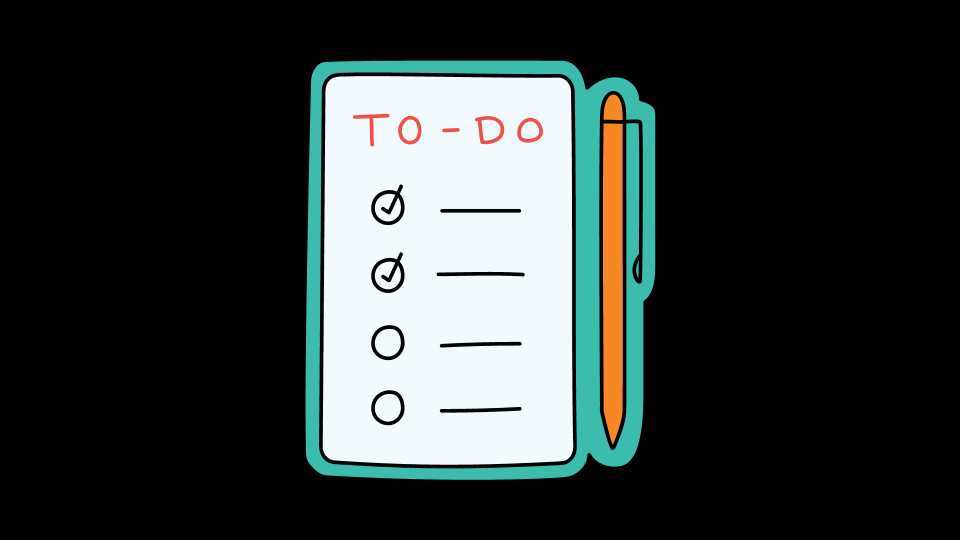
#> input picture 002-portfolio-website/images/1.png, 1920 x 1080 px, given in place of the camera (shown at 1/2 size)
$ python main.py
#> lines starting #> are read from the running program, lines starting #| are printed output that depends on the picture
import cv2
import glob
import os
import threading
from email  import send_email

capture = cv2.VideoCapture(0)

first_frame = None
status_list = []
count = 1

def clean_folder():
    images = glob.glob("images/*")
    for image in images:
        os.remove(image)

while True:
    status = 0
    check, frame = capture.read()
#> frame is the input picture: shape (1080, 1920, 3); mean B, G, R 55.2, 56.7, 49.9
    gray = cv2.cvtColor(frame, cv2.COLOR_BGR2GRAY)
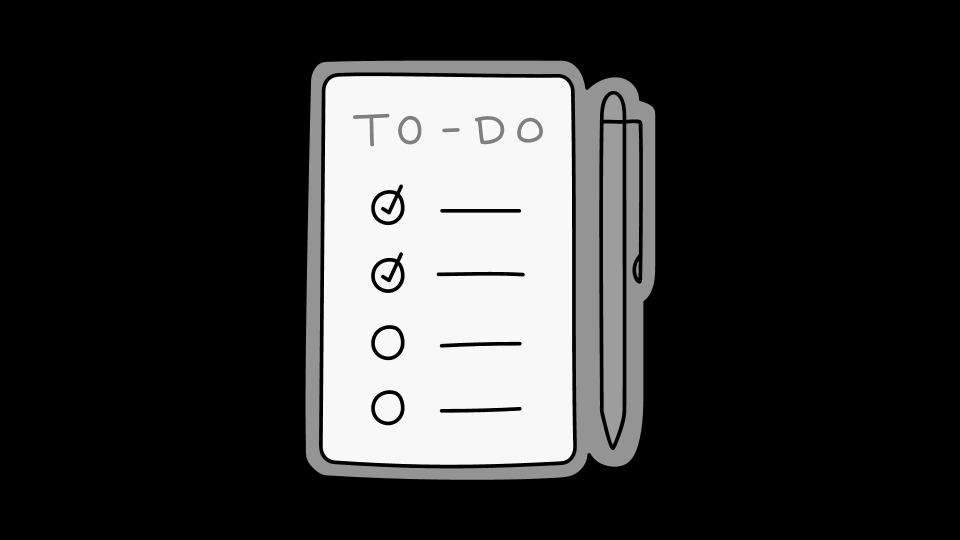
#> gray: shape (1080, 1920) (shown at 1/2 size); min 0, max 248, mean 54.5
    gray_gau = cv2.GaussianBlur(gray, (21, 21), 0)
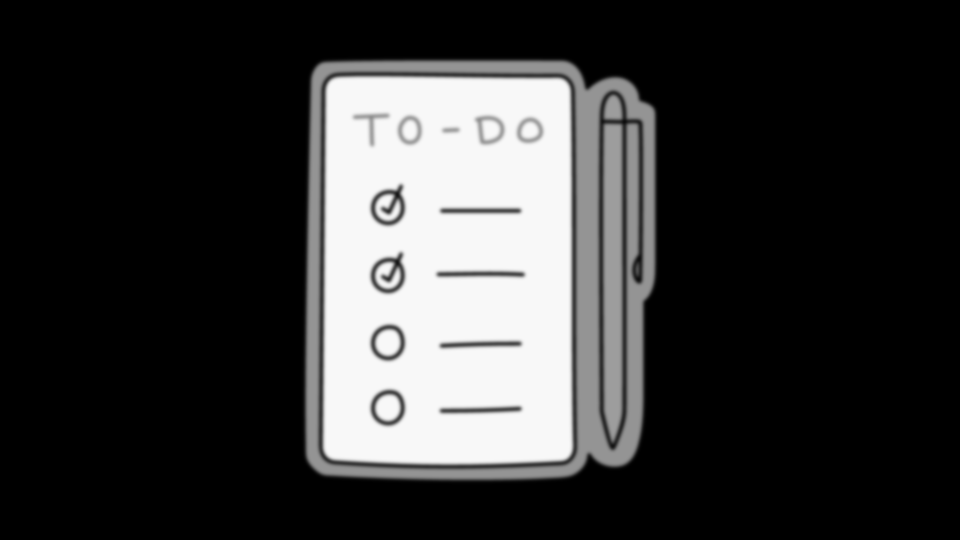
#> gray_gau: shape (1080, 1920) (shown at 1/2 size); min 0, max 248, mean 54.5
    if first_frame is None:
        first_frame = gray_gau

    delta_frame = cv2.absdiff(first_frame, gray_gau)
#> delta_frame: shape (1080, 1920); every value is 0
    cv2.threshold(delta_frame, 30, 255, cv2.THRESH_BINARY)[1]
    dil_frame = cv2.dilate(delta_frame, None, iterations=2)
    contours, _ = cv2.findContours(dil_frame, cv2.RETR_EXTERNAL, cv2.CHAIN_APPROX_SIMPLE)
#> contours = []

    for contour in contours:
        if cv2.contourArea(contour) < 5000:
            continue
        x, y, w, h = cv2.boundingRect(contour)
        rect = cv2.rectangle(frame, (x, y), (x+w, y+h), (0, 255, 0), 3)

        if rect.any():
            status = 1
            cv2.imwrite(f"/images/{count}.png", frame)
            count += 1
            image_email = f"/images/{int(count / 2)}.png"
#> this loop made 0 passes
#> after the loop, count = 1

    status_list.append(status)
    status_list = status_list[-2:]

    if status_list[0] == 1 and status_list[-2] == 0:
        def func ():
            send_email(image_email)
            clean_folder()
        thread = threading.Thread(target=func).start()

    cv2.imshow('frame', contours)

    if cv2.waitKey(1) & 0xFF == ord('q'):
#> (key q is pressed here)
        break

capture.release()
cv2.destroyAllWindows()

$ run again, on 002-portfolio-website/images/10.png
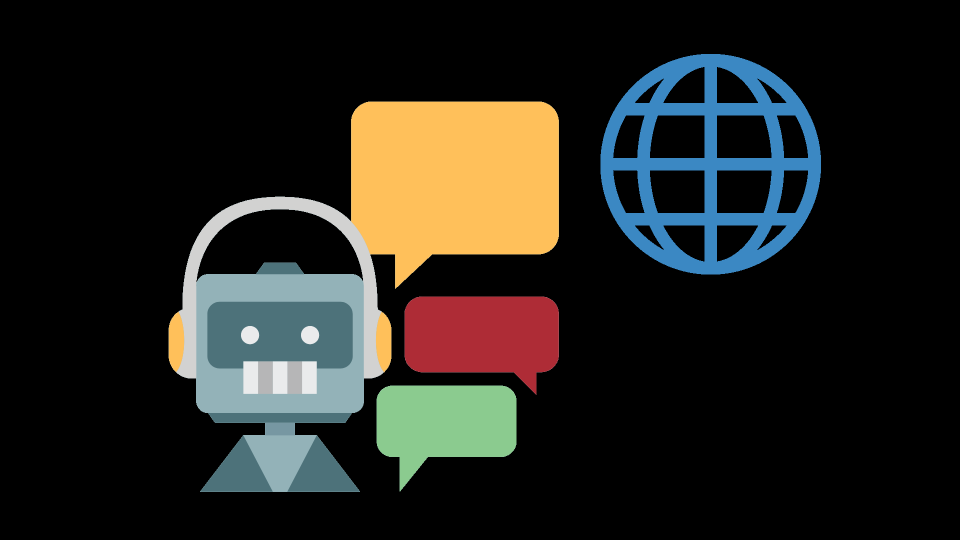
#> input picture 002-portfolio-website/images/10.png, 1920 x 1080 px, given in place of the camera (shown at 1/2 size)
#> frame is the input picture: shape (1080, 1920, 3); mean B, G, R 30.2, 34.9, 35.5
#> `gray = cv2.cvtColor(frame, cv2.COLOR_BGR2GRAY)`:
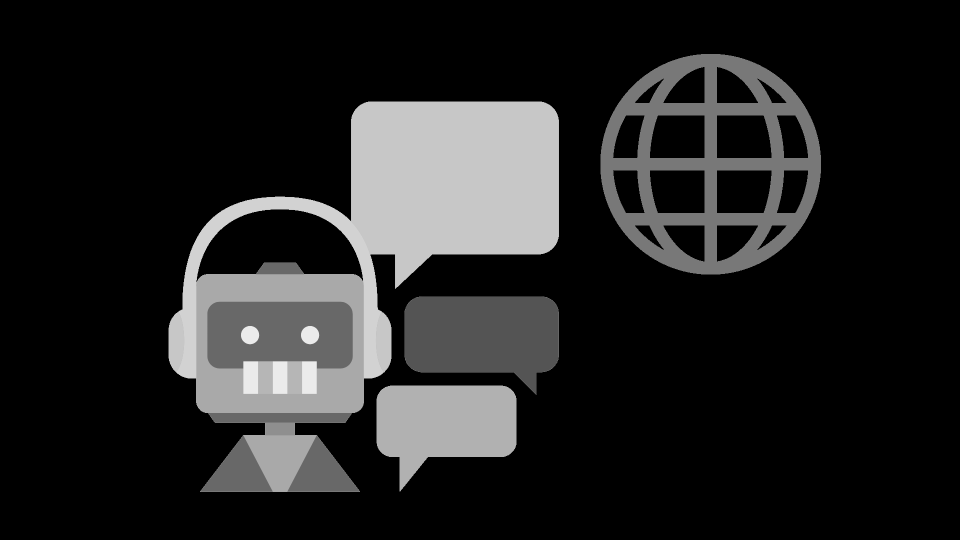
#> gray: shape (1080, 1920) (shown at 1/2 size); min 0, max 235, mean 34.5
#> delta_frame: shape (1080, 1920); every value is 0
#> contours = []
#> after the loop `for contour in contours:`: count = 1

$ run again, on 002-portfolio-website/images/12.png
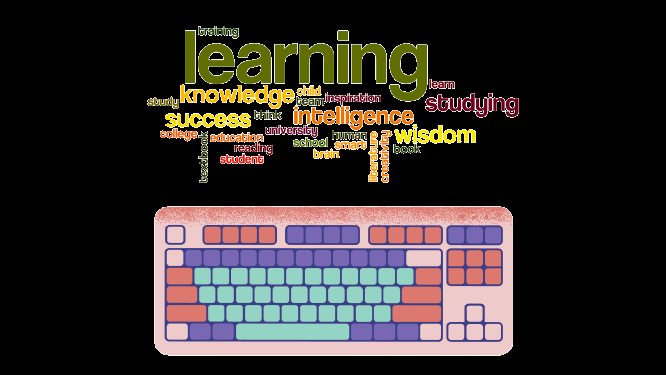
#> input picture 002-portfolio-website/images/12.png, 666 x 375 px, given in place of the camera
#> frame is the input picture: shape (375, 666, 3); mean B, G, R 42.4, 45.1, 51.1
#> `gray = cv2.cvtColor(frame, cv2.COLOR_BGR2GRAY)`:
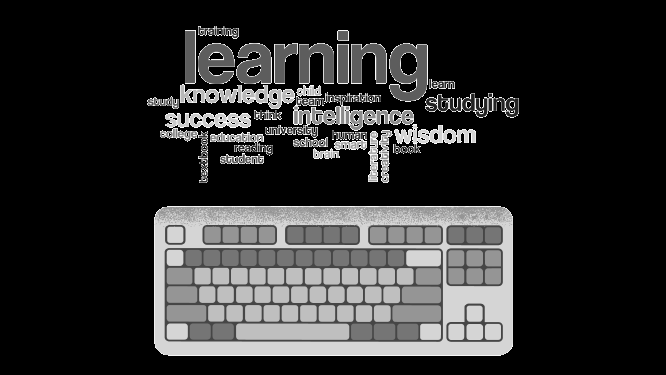
#> gray: shape (375, 666); min 0, max 255, mean 46.6
#> `gray_gau = cv2.GaussianBlur(gray, (21, 21), 0)`:
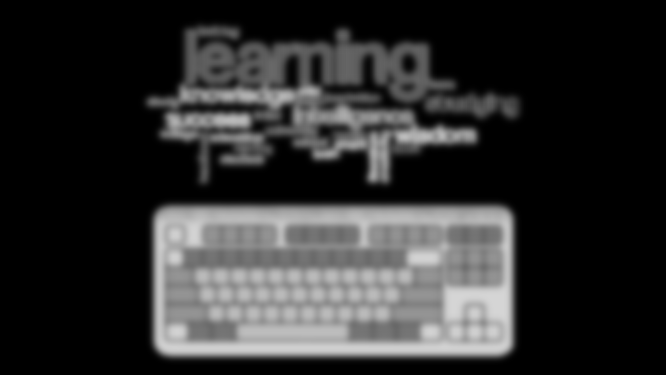
#> gray_gau: shape (375, 666); min 0, max 213, mean 46.6
#> delta_frame: shape (375, 666); every value is 0
#> contours = []
#> after the loop `for contour in contours:`: count = 1
